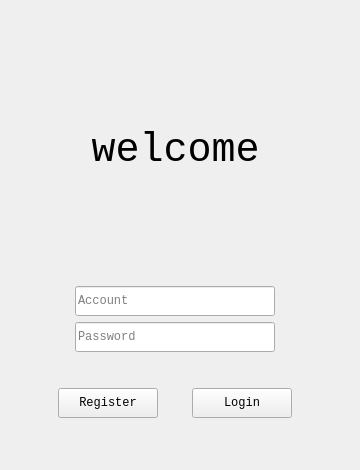
<?xml version="1.0" encoding="UTF-8"?>
<ui version="4.0">
 <class>login</class>
 <widget class="QWidget" name="login">
  <property name="windowModality">
   <enum>Qt::ApplicationModal</enum>
  </property>
  <property name="enabled">
   <bool>true</bool>
  </property>
  <property name="geometry">
   <rect>
    <x>0</x>
    <y>0</y>
    <width>360</width>
    <height>470</height>
   </rect>
  </property>
  <property name="font">
   <font>
    <family>Consolas</family>
   </font>
  </property>
  <property name="contextMenuPolicy">
   <enum>Qt::DefaultContextMenu</enum>
  </property>
  <property name="windowTitle">
   <string>Login</string>
  </property>
  <widget class="QWidget" name="verticalLayoutWidget">
   <property name="geometry">
    <rect>
     <x>30</x>
     <y>20</y>
     <width>291</width>
     <height>431</height>
    </rect>
   </property>
   <layout class="QVBoxLayout" name="verticalLayout">
    <item>
     <widget class="QLabel" name="label">
      <property name="maximumSize">
       <size>
        <width>500</width>
        <height>200</height>
       </size>
      </property>
      <property name="font">
       <font>
        <family>Consolas</family>
        <pointsize>30</pointsize>
       </font>
      </property>
      <property name="text">
       <string>welcome</string>
      </property>
      <property name="alignment">
       <set>Qt::AlignCenter</set>
      </property>
     </widget>
    </item>
    <item>
     <layout class="QVBoxLayout" name="verticalLayout_2">
      <item>
       <layout class="QHBoxLayout" name="horizontalLayout_2">
        <item>
         <widget class="QLineEdit" name="accIn">
          <property name="sizePolicy">
           <sizepolicy hsizetype="Minimum" vsizetype="Fixed">
            <horstretch>0</horstretch>
            <verstretch>0</verstretch>
           </sizepolicy>
          </property>
          <property name="maximumSize">
           <size>
            <width>200</width>
            <height>30</height>
           </size>
          </property>
          <property name="font">
           <font>
            <family>Consolas</family>
           </font>
          </property>
          <property name="layoutDirection">
           <enum>Qt::LeftToRight</enum>
          </property>
          <property name="inputMethodHints">
           <set>Qt::ImhDigitsOnly</set>
          </property>
          <property name="maxLength">
           <number>20</number>
          </property>
          <property name="alignment">
           <set>Qt::AlignLeading|Qt::AlignLeft|Qt::AlignVCenter</set>
          </property>
          <property name="placeholderText">
           <string>Account</string>
          </property>
         </widget>
        </item>
       </layout>
      </item>
      <item>
       <layout class="QHBoxLayout" name="horizontalLayout_3">
        <item>
         <widget class="QLineEdit" name="pwdIn">
          <property name="maximumSize">
           <size>
            <width>200</width>
            <height>30</height>
           </size>
          </property>
          <property name="font">
           <font>
            <family>Consolas</family>
           </font>
          </property>
          <property name="maxLength">
           <number>20</number>
          </property>
          <property name="echoMode">
           <enum>QLineEdit::Password</enum>
          </property>
          <property name="placeholderText">
           <string>Password</string>
          </property>
         </widget>
        </item>
       </layout>
      </item>
     </layout>
    </item>
    <item>
     <layout class="QHBoxLayout" name="horizontalLayout">
      <item>
       <widget class="QPushButton" name="registerBtn">
        <property name="maximumSize">
         <size>
          <width>100</width>
          <height>30</height>
         </size>
        </property>
        <property name="font">
         <font>
          <family>Consolas</family>
         </font>
        </property>
        <property name="text">
         <string>Register</string>
        </property>
       </widget>
      </item>
      <item>
       <widget class="QPushButton" name="LoginBtn">
        <property name="maximumSize">
         <size>
          <width>100</width>
          <height>30</height>
         </size>
        </property>
        <property name="font">
         <font>
          <family>Consolas</family>
         </font>
        </property>
        <property name="text">
         <string>Login</string>
        </property>
        <property name="shortcut">
         <string>Return</string>
        </property>
       </widget>
      </item>
     </layout>
    </item>
   </layout>
  </widget>
 </widget>
 <resources/>
 <connections/>
</ui>
